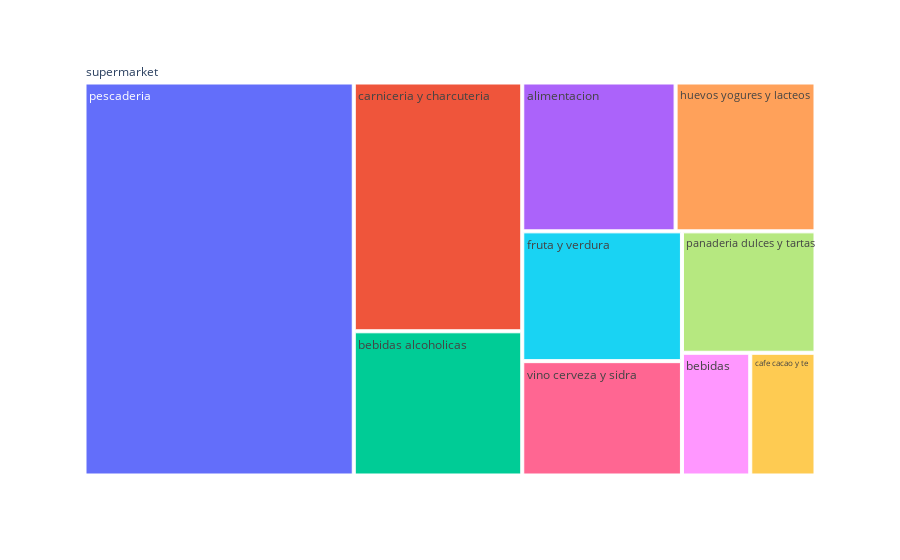

The cell this chart's notebook holds for it:
### Code cell
px.treemap(df, path=[px.Constant("supermarket"), 'category'], values='price')

### Figure 1 — Plotly figure (JSON) as saved in the notebook; plotly's stock layout.template omitted (floating-point values rounded to 4 significant figures)
{"data": [{"branchvalues": "total", "domain": {"x": [0, 1], "y": [0, 1]}, "hovertemplate": "labels=%{label}<br>price=%{value}<br>parent=%{parent}<br>id=%{id}<extra></extra>", "ids": ["supermarket/alimentacion", "supermarket/bebidas", "supermarket/bebidas alcoholicas", "supermarket/cafe cacao y te", "supermarket/carniceria y charcuteria", "supermarket/fruta y verdura", "supermarket/huevos yogures y lacteos", "supermarket/panaderia dulces y tartas", "supermarket/pescaderia", "supermarket/vino cerveza y sidra", "supermarket"], "labels": ["alimentacion", "bebidas", "bebidas alcoholicas", "cafe cacao y te", "carniceria y charcuteria", "fruta y verdura", "huevos yogures y lacteos", "panaderia dulces y tartas", "pescaderia", "vino cerveza y sidra", "supermarket"], "name": "", "parents": ["supermarket", "supermarket", "supermarket", "supermarket", "supermarket", "supermarket", "supermarket", "supermarket", "supermarket", "supermarket", ""], "type": "treemap", "values": [7513.0, 2760.0, 7999.0, 2636.0, 13800.0, 6823.0, 6856.0, 5338.0, 34840.0, 6011.0, 94570.0]}], "layout": {"legend": {"tracegroupgap": 0}, "margin": {"t": 60}}}
